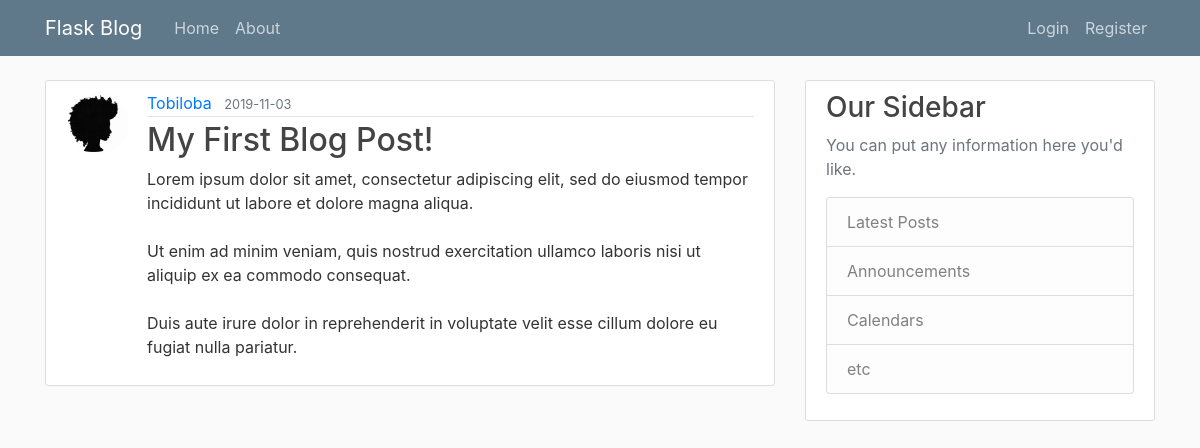
/post/1, run on the app's committed database.
### flaskblog/models.py (models this page shows, shortened)
class User(db.Model, UserMixin):
    id = db.Column(db.Integer, primary_key=True)
    username = db.Column(db.String(20), unique=True, nullable=False)
    email = db.Column(db.String(120), unique=True, nullable=False)
    image_file = db.Column(db.String(20), nullable=False, default='default.jpg')
    password = db.Column(db.String(60), nullable=False)
    posts = db.relationship('Post', backref='author', lazy=True)

class Post(db.Model):
    id = db.Column(db.Integer, primary_key=True)
    title = db.Column(db.String(100), nullable=False)
    date_posted = db.Column(db.DateTime, nullable=False, default=datetime.utcnow)
    content = db.Column(db.Text(), nullable=False)
    user_id = db.Column(db.Integer, db.ForeignKey('user.id'), nullable=False)

### flaskblog/routes.py (the view)
@app.route('/post/<int:post_id>')
def post(post_id):
    post = Post.query.get_or_404(post_id)
    return render_template('post.html', title='Post', post=post)

### flaskblog/templates/post.html (shortened to what this page needs)
{% extends "layout.html" %}
{% block content %}
    <article class="media content-section">
        <img src="{{ url_for('static', filename='profile_pictures/' + post.author.image_file) }}" alt="user profile picture" class="rounded-circle article-img">
        <div class="media-body">
            <div class="article-metadata">
                <a class="mr-2" href="#">{{ post.author.username }}</a>
                <small class="text-muted">{{ post.date_posted.strftime('%Y-%m-%d') }}</small>
            </div>
            <h2 class="article-title">{{ post.title }}</h2>
            <p class="article-content">{{ post.content }}</p>
        </div>
    </article>
{% endblock content %}

### flaskblog/static/main.css (style rules this page uses)
body { background: #fafafa; color: #333333; margin-top: 5rem; }
h1, h2, h3, h4, h5, h6 { color: #444444; }
.content-section { background: #ffffff; padding: 10px 20px; border: 1px solid #dddddd; border-radius: 3px; margin-bottom: 20px; }
.article-title { color: #444444; }
.article-content { white-space: pre-line; }
.article-img { height: 65px; width: 65px; margin-right: 16px; }
.article-metadata { padding-bottom: 1px; margin-bottom: 4px; border-bottom: 1px solid #e3e3e3 }

### data on the page
User: image_file (placeholder picture), author.username "Tobiloba"
Post: date_posted "2019-11-03", title "My First Blog Post!", content "Lorem ipsum dolor sit amet, consectetur adipiscing elit, sed do eiusmod tempor incididunt ut labore et dolore magna aliqua. Ut enim ad minim veniam, quis nostrud exercitation ullamco laboris nisi ut aliquip ex ea commodo consequat. Duis aute irure dolor in reprehenderit in voluptate velit esse cillum dolore eu fugiat nulla pariatur."
